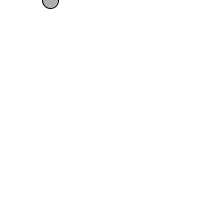
Frame 1 (no input)
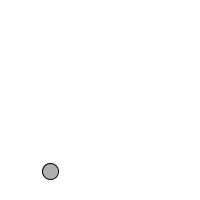
Frame 60 (the mouse pressed at the canvas centre just before this capture)
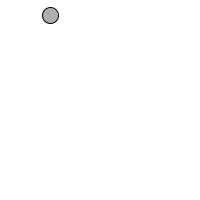
Frame 120 (the mouse held since frame 60 and released just before this capture)

The Processing sketch that drew these frames (run headless with seeded random() and noise(); from frame 60 on, the mouse is pressed at the canvas centre):

// Processing sketch: day_16_1
// ── day_16_1.pde
Ball ball1;

float gravity = 0.1;

void setup(){
size(200,200);
ball1 = new Ball(50,0,16);
}
void draw(){
  background(255);
  ball1.display();
  ball1.update();
}
// ── ball.pde
class Ball{
  float x;
  float y;
  float speed;
  float w; //size
  
  //Ball constructor
  Ball(float tempX,float tempY,float tempW){
  x = tempX;
  y = tempY;
  w = tempW;
  speed = 0;
}
void display(){
  fill(175);
  stroke (0);
  ellipse(x,y,w,w);
}
void update(){
  y = y + speed;
  speed = speed + gravity;
  if(y>height){
    speed = speed * -0.95;

}
}
}
  
